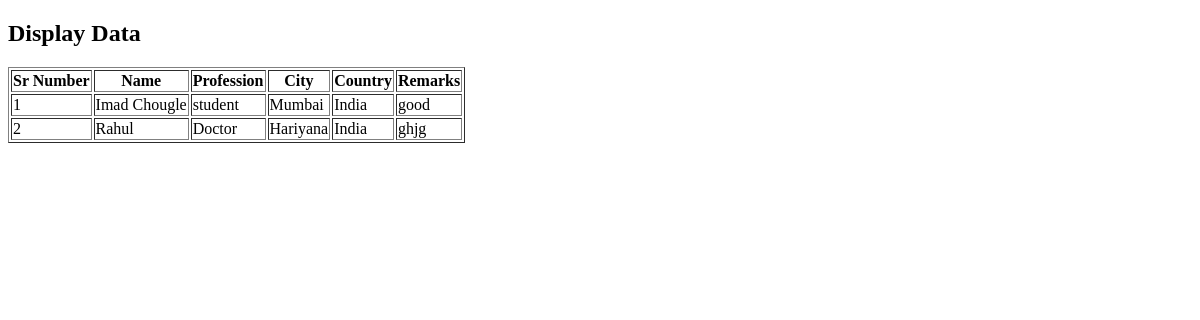
The page /display_data/ on the database as committed earlier.
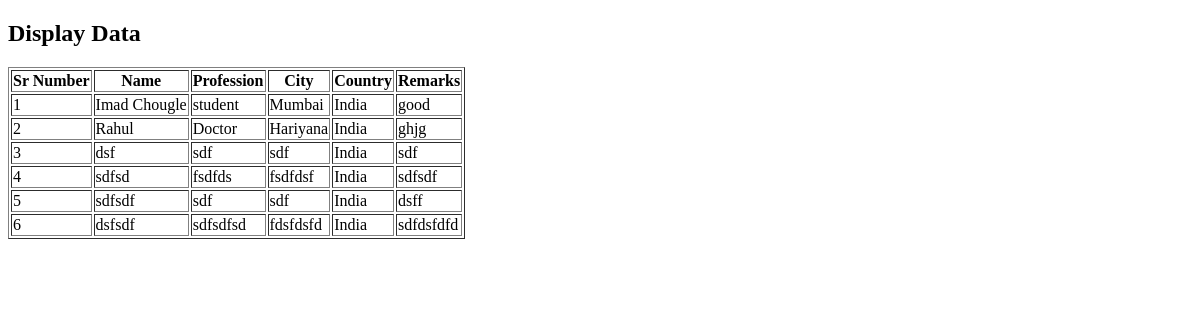
The same page on the database as committed later.
### webformapp/models.py (models this page shows, shortened)
class FormData(models.Model):
    RADIO_CHOICES = [
        ('Active Ant', 'Active Ant'),
        ('Speedy Sparrow', 'Speedy Sparrow'),
        ('Electric Elephant', 'Electric Elephant'),
    ]
    radio_buttons = models.CharField(max_length=50, choices=RADIO_CHOICES, blank=True, null=True)
    name = models.CharField(max_length=100)
    profession = models.CharField(max_length=100)
    city = models.CharField(max_length=100)
    country = CountryField(blank=True, null=True, default="IN")
    email_or_mobile = models.CharField(max_length=100, help_text="Enter either email or mobile")
    remarks = models.TextField(blank=True, null=True)

### webformapp/views.py (the view)
# urls.py: path('display_data/', display_data_view, name='display_data_view'),
def display_data_view(request):
    form_data = FormData.objects.all()
    return render(request, 'webformapp/display_data.html', {'form_data': form_data})

### webformapp/templates/webformapp/display_data.html (shortened to what this page needs)
<!DOCTYPE html>
<html>
<head>
</head>
<body>
    <h2>Display Data</h2>
    <table border="1">
        <thead>
            <tr>
                <th>Sr Number</th>
                <th>Name</th>
                <th>Profession</th>
                <th>City</th>
                <th>Country</th>
                <th>Remarks</th>
            </tr>
        </thead>
        <tbody>
            {% for data in form_data %}
            <tr>
                <td>{{ forloop.counter }}</td>
                <td>{{ data.name }}</td>
                <td>{{ data.profession }}</td>
                <td>{{ data.city }}</td>
                <td>{{ data.get_country_display }}</td>
                <td>{{ data.remarks }}</td>
            </tr>
            {% endfor %}
        </tbody>
    </table>
</body>
</html>

Rows that differ between the two databases and show on the page:
added FormData: name "dsf", profession "sdf", city "sdf", country "India", remarks "sdf"
added FormData: name "sdfsd", profession "fsdfds", city "fsdfdsf", country "India", remarks "sdfsdf"
added FormData: name "sdfsdf", profession "sdf", city "sdf", country "India", remarks "dsff"
added FormData: name "dsfsdf", profession "sdfsdfsd", city "fdsfdsfd", country "India", remarks "sdfdsfdfd"
